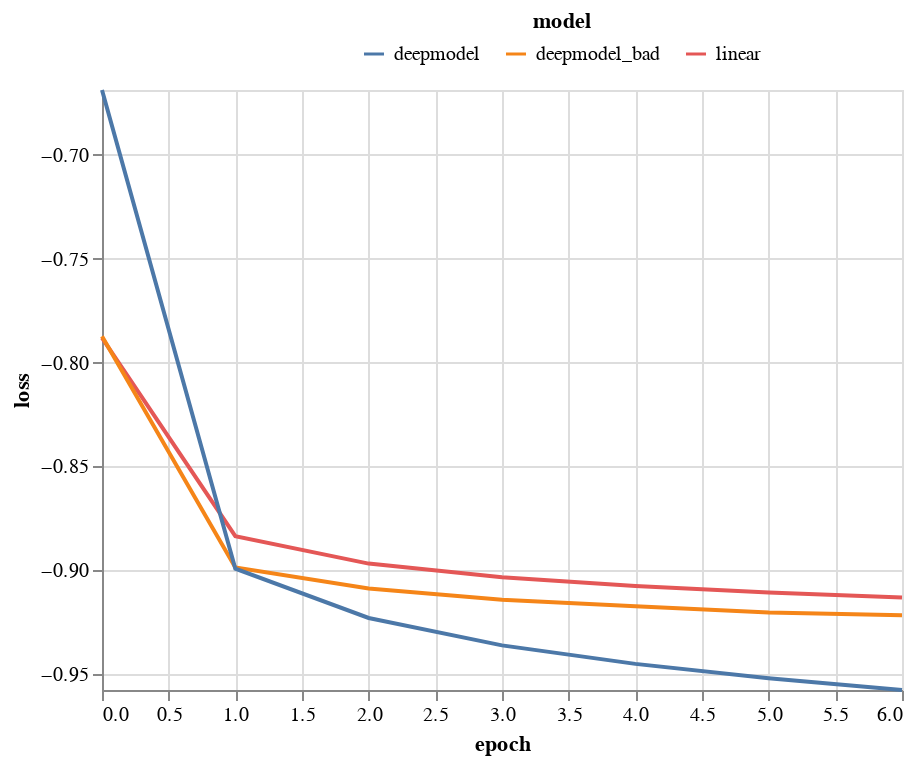

The notebook cell this image was saved under:
### Code cell
def show_loss_curve():
    data, mn, mx = get_data()
    return (
        alt.Chart(data)
        .mark_line()
        .encode(
            x=alt.X('epoch'), 
            y=alt.Y("loss", scale=alt.Scale(domain=[mn, mx])), 
            color=alt.Color(
                'model', 
                legend=alt.Legend(
                orient='none',
                legendX=130, legendY=-40,
                direction='horizontal',
                titleAnchor='middle')
            )
        )
    )

show_loss_curve()

### Figure 1 — Vega-Lite specification as saved in the notebook (floating-point values rounded to 4 significant figures)
{"config": {"view": {"continuousWidth": 400, "continuousHeight": 300}}, "data": {"name": "data-a0bffeb1780aa65737bf3d72c8b9fec6"}, "mark": "line", "encoding": {"color": {"field": "model", "legend": {"direction": "horizontal", "legendX": 130, "legendY": -40, "orient": "none", "titleAnchor": "middle"}, "type": "nominal"}, "x": {"field": "epoch", "type": "quantitative"}, "y": {"field": "loss", "scale": {"domain": [-0.9577, -0.6687]}, "type": "quantitative"}}, "$schema": "https://vega.github.io/schema/vega-lite/v4.17.0.json", "datasets": {"data-a0bffeb1780aa65737bf3d72c8b9fec6": [{"model": "linear", "metric": "loss", "loss": -0.7881, "epoch": 0}, {"model": "linear", "metric": "loss", "loss": -0.8836, "epoch": 1}, {"model": "linear", "metric": "loss", "loss": -0.8968, "epoch": 2}, {"model": "linear", "metric": "loss", "loss": -0.9034, "epoch": 3}, {"model": "linear", "metric": "loss", "loss": -0.9076, "epoch": 4}, {"model": "linear", "metric": "loss", "loss": -0.9107, "epoch": 5}, {"model": "linear", "metric": "loss", "loss": -0.9132, "epoch": 6}, {"model": "deepmodel_bad", "metric": "loss", "loss": -0.7873, "epoch": 0}, {"model": "deepmodel_bad", "metric": "loss", "loss": -0.8987, "epoch": 1}, {"model": "deepmodel_bad", "metric": "loss", "loss": -0.9089, "epoch": 2}, {"model": "deepmodel_bad", "metric": "loss", "loss": -0.9143, "epoch": 3}, {"model": "deepmodel_bad", "metric": "loss", "loss": -0.9174, "epoch": 4}, {"model": "deepmodel_bad", "metric": "loss", "loss": -0.9204, "epoch": 5}, {"model": "deepmodel_bad", "metric": "loss", "loss": -0.9217, "epoch": 6}, {"model": "deepmodel", "metric": "loss", "loss": -0.6687, "epoch": 0}, {"model": "deepmodel", "metric": "loss", "loss": -0.8993, "epoch": 1}, {"model": "deepmodel", "metric": "loss", "loss": -0.923, "epoch": 2}, {"model": "deepmodel", "metric": "loss", "loss": -0.9362, "epoch": 3}, {"model": "deepmodel", "metric": "loss", "loss": -0.9451, "epoch": 4}, {"model": "deepmodel", "metric": "loss", "loss": -0.952, "epoch": 5}, {"model": "deepmodel", "metric": "loss", "loss": -0.9577, "epoch": 6}]}}
